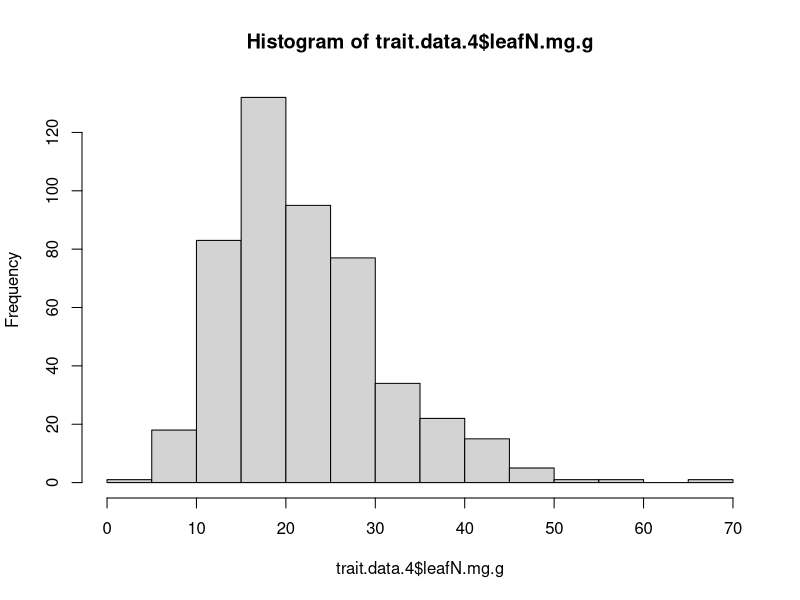
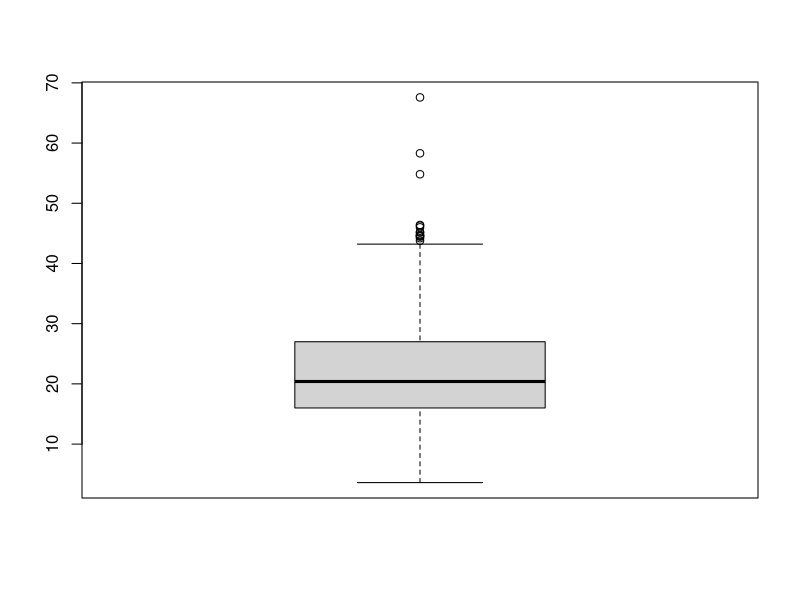
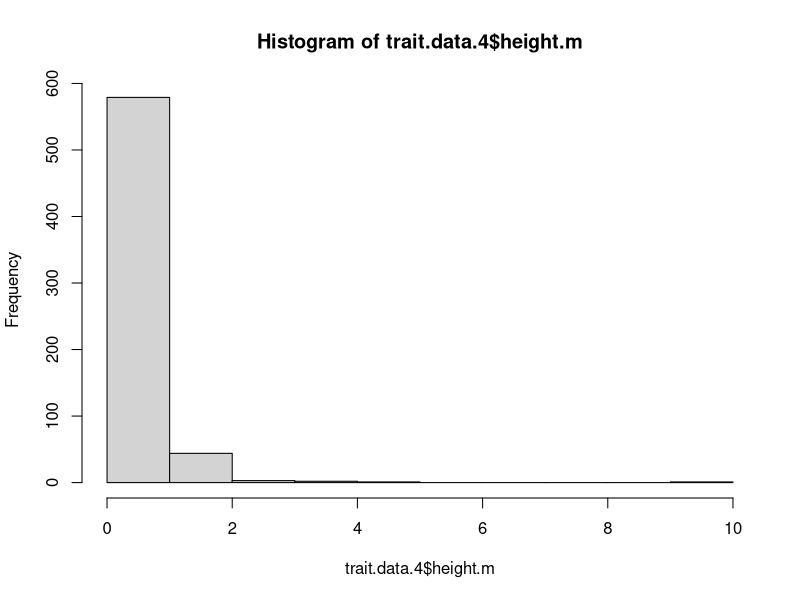
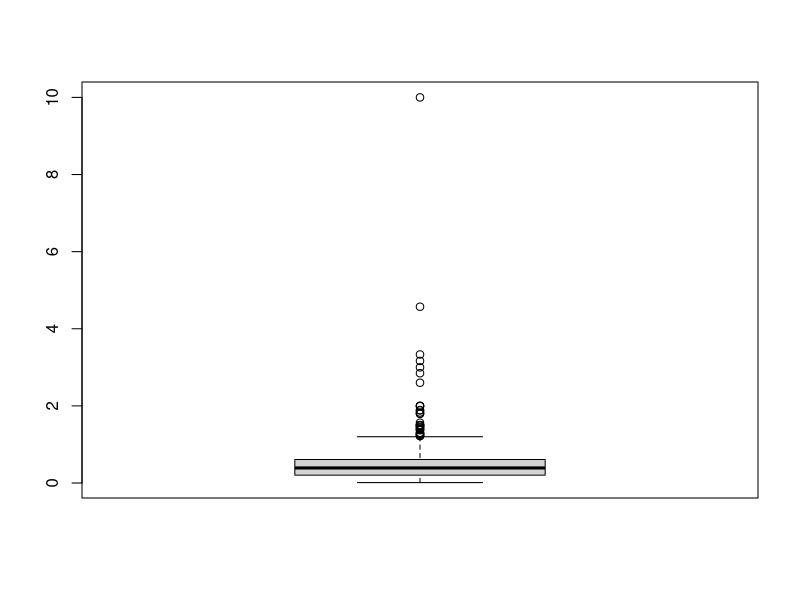
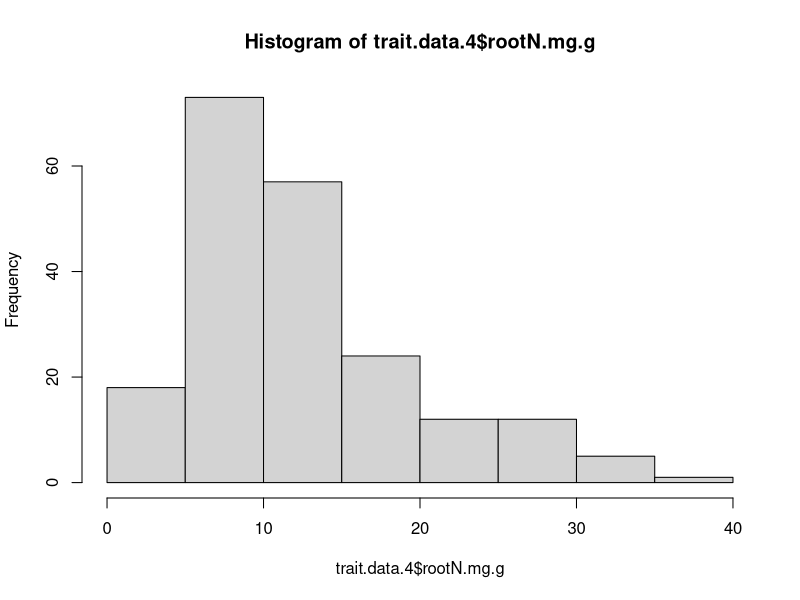
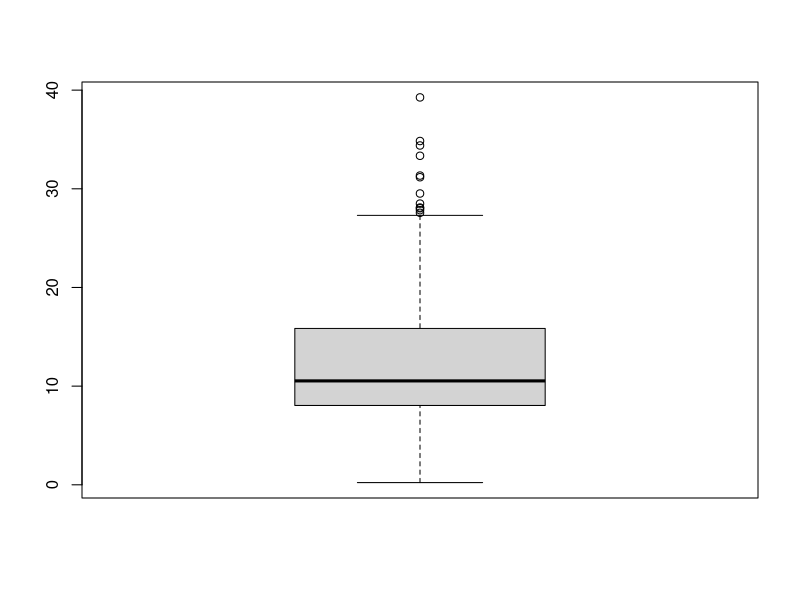
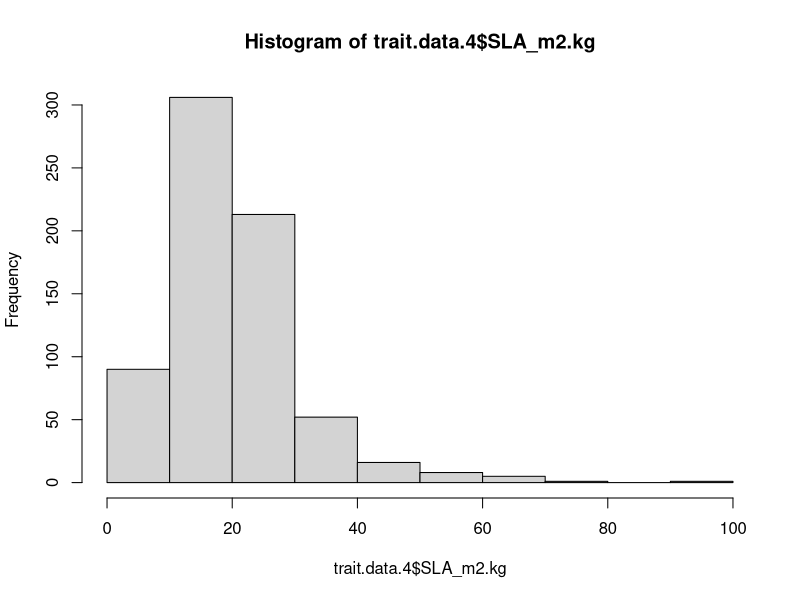
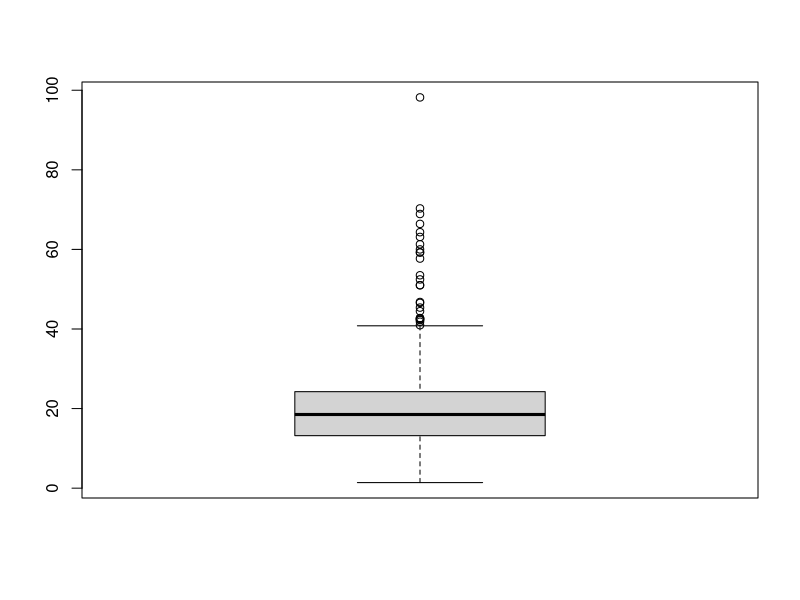

Generate these figures, in order, with R:
# Script to prep trait data for analyses

library(tidyverse)
library(corrplot)

# read in full data frame 
trait.data = read.csv("./New.dfs/trait.species.BACI.final.csv")

# subset traits to only those of interest
trait.data.2 = trait.data[,c(1:9,14:16)]

# subset out woody species and trees from local_lifeform

trait.data.3 = subset(trait.data.2, !trait.data.2$functional_group == "WOODY")
trait.data.3 = subset(trait.data.3, !trait.data.3$local_lifeform == "TREE")

# BACI analysis:
# 244 new species, 29 removed because TREE or WOODY, 1 FERN removed, 4 CACTUS removed
# these were removed prior to adding species and traits to the end of trait.data
# 210 total new species added (if traits available)

# subset for species with SLA
trait.data.4 = subset(trait.data.3, trait.data.3$SLA_m2.kg > 0 ) # 692 taxon

#write.csv(trait.data.4, file = "./New.dfs/BACI.traits.no.woody.SLA.csv")

#### checking for outliers ####
# all outliers removed manually from traits.no.woody.SLA.csv and 
# made new file BACI.traits.no.woody.SLA.no.outlier.csv

hist(trait.data.4$leafN.mg.g)
boxplot(trait.data.4$leafN.mg.g)
mean = mean(trait.data.4$leafN.mg.g, na.rm = TRUE)
std = sd(trait.data.4$leafN.mg.g, na.rm = TRUE)
Tmin = mean-(3*std)
Tmax = mean+(3*std)
sort(trait.data.4$leafN.mg.g[which(trait.data.4$leafN.mg.g <Tmin | trait.data.4$leafN.mg.g > Tmax)])
# removed leafN 54.82000 58.30000 67.58333
# percent removed 
table(is.na(trait.data.4$leafN.mg.g))
692-207
3/485*100 #0.62%

hist(trait.data.4$height.m)
boxplot(trait.data.4$height.m)
mean = mean(trait.data.4$height.m, na.rm = TRUE)
std = sd(trait.data.4$height.m, na.rm = TRUE)
Tmin = mean-(3*std)
Tmax = mean+(3*std)
sort(trait.data.4$height.m[which(trait.data.4$height.m <Tmin | trait.data.4$height.m > Tmax)])
# removed height 2.600709 - 10
# percent removed 
table(is.na(trait.data.4$height.m))
692-62
7/630*100 #1.11%

hist(trait.data.4$rootN.mg.g)
boxplot(trait.data.4$rootN.mg.g)
mean = mean(trait.data.4$rootN.mg.g, na.rm = TRUE)
std = sd(trait.data.4$rootN.mg.g, na.rm = TRUE)
Tmin = mean-(3*std)
Tmax = mean+(3*std)
sort(trait.data.4$rootN.mg.g[which(trait.data.4$rootN.mg.g <Tmin | trait.data.4$rootN.mg.g > Tmax)])
# remove rootN 34.39000 34.84397 39.26274
# percent removed 
table(is.na(trait.data.4$rootN.mg.g))
692-490
3/202*100 #1.49%

hist(trait.data.4$SLA_m2.kg)
boxplot(trait.data.4$SLA_m2.kg)
mean = mean(trait.data.4$SLA_m2.kg, na.rm = TRUE)
std = sd(trait.data.4$SLA_m2.kg, na.rm = TRUE)
Tmin = mean-(3*std)
Tmax = mean+(3*std)
sort(trait.data.4$SLA_m2.kg[which(trait.data.4$SLA_m2.kg <Tmin | trait.data.4$SLA_m2.kg > Tmax)])
# remove SLA 52.45601 - 98.20000
# percent removed 
table(is.na(trait.data.4$SLA_m2.kg))
13/692*100 #1.88%

hist(trait.data.4$root.depth_m)
boxplot(trait.data.4$root.depth_m)
mean = mean(trait.data.4$root.depth_m, na.rm = TRUE)
std = sd(trait.data.4$root.depth_m, na.rm = TRUE)
Tmin = mean-(3*std)
Tmax = mean+(3*std)
sort(trait.data.4$root.depth_m[which(trait.data.4$root.depth_m <Tmin | trait.data.4$root.depth_m > Tmax)])
# remove depth 2.500000 - 3.828571
# percent removed 
table(is.na(trait.data.4$root.depth_m))
692-353
9/339*100 #2.65%

hist(trait.data.4$RTD.g.cm3)
boxplot(trait.data.4$RTD.g.cm3)
mean = mean(trait.data.4$RTD.g.cm3, na.rm = TRUE)
std = sd(trait.data.4$RTD.g.cm3, na.rm = TRUE)
Tmin = mean-(3*std)
Tmax = mean+(3*std)
sort(trait.data.4$RTD.g.cm3[which(trait.data.4$RTD.g.cm3 <Tmin | trait.data.4$RTD.g.cm3 > Tmax)])
# remove RTD 0.7839500 - 0.9167417
# percent removed 
table(is.na(trait.data.4$RTD.g.cm3))
692-458
3/234*100 #1.28%

hist(trait.data.4$SRL_m.g)
boxplot(trait.data.4$SRL_m.g)
mean = mean(trait.data.4$SRL_m.g, na.rm = TRUE)
std = sd(trait.data.4$SRL_m.g, na.rm = TRUE)
Tmin = mean-(3*std)
Tmax = mean+(3*std)
sort(trait.data.4$SRL_m.g[which(trait.data.4$SRL_m.g <Tmin | trait.data.4$SRL_m.g > Tmax)])
# remove SRL 652.6000 - 929.9185
# percent removed 
table(is.na(trait.data.4$SRL_m.g))
692-380
7/312*100 #2.24%

hist(trait.data.4$rootDiam.mm)
boxplot(trait.data.4$rootDiam.mm)
mean = mean(trait.data.4$rootDiam.mm, na.rm = TRUE)
std = sd(trait.data.4$rootDiam.mm, na.rm = TRUE)
Tmin = mean-(3*std)
Tmax = mean+(3*std)
sort(trait.data.4$rootDiam.mm[which(trait.data.4$rootDiam.mm <Tmin | trait.data.4$rootDiam.mm > Tmax)])
# remove diam 1.242171 - 2.015308
# percent removed 
table(is.na(trait.data.4$rootDiam.mm))
692-387
9/305*100 #2.95%

#### read in new trait data without outliers and cover data ####

trait.data.new = read.csv("./New.dfs/BACI.traits.no.woody.SLA.no.outlier.csv", row.names = 1)
cover.data = read.csv("./New.dfs/BACI.data.final.csv", row.names = 1)

# merge trait data and cover data

all.data = merge(cover.data, trait.data.new, by="Taxon") 
# 692 species from 1234 data points from 83 sites

# write.csv(all.data, file = "./New.dfs/BACI.all.data.csv")

#### data set split by lifespan ####
# need to read out data and fix the lifespan to particular sites since 
# some species have different lifespan at different sites

all.data.ls = read.csv("./New.dfs/BACI.all.data.metadata.csv", row.names = 1)
table(all.data.ls$local_lifespan)
# 890 perennial, 292 annual

annual.data = subset(all.data.ls, all.data.ls$local_lifespan == "ANNUAL")
# 292 data points from 168 species

perennial.data = subset(all.data.ls, all.data.ls$local_lifespan == "PERENNIAL") 
# 692 data points of 500 species

table(all.data.ls$functional_group)
# 675 forb, 47 graminoid, 392 grass, 120 legume

grass = subset(all.data.ls, all.data.ls$functional_group == "GRASS") 
# 392 data points of 196 species

table(grass$local_lifespan)
# 73 annuals, 310 perennials

forb = subset(all.data.ls, all.data.ls$functional_group == "FORB")
# 675 data points of 400 species

# grass.annuals
grass.annual = subset(grass, grass$local_lifespan == "ANNUAL")
# 73 data points of 33 species

# grass.perennial
grass.perennial = subset(grass, grass$local_lifespan == "PERENNIAL")
# 310 data points of 159 species

#### write out the files ####

#write.csv(all.data, file = "./New.dfs/BACI.all.data.csv")
#write.csv(annual.data, file = "./New.dfs/BACI.annual.data.csv")
#write.csv(forb, file = "./New.dfs/BACI.forb.csv")
#write.csv(grass, file = "./New.dfs/BACI.grass.csv")
#write.csv(perennial.data, file = "./New.dfs/BACI.perennial.data.csv")
#write.csv(grass.perennial, file = "./New.dfs/BACI.grass.perennial.csv")
#write.csv(grass.annual, file = "./New.dfs/BACI.grass.annual.csv")













